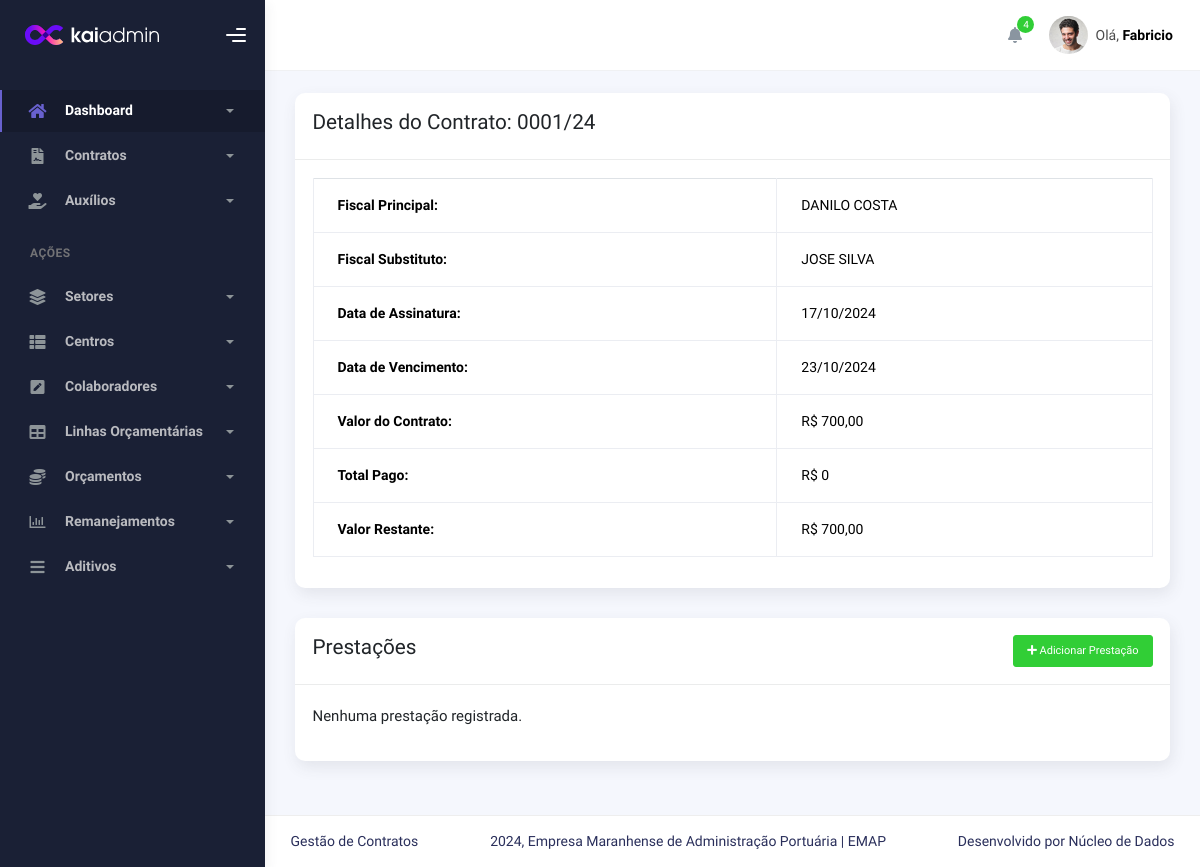
The app's page /contratos/contrato/3/, older data.
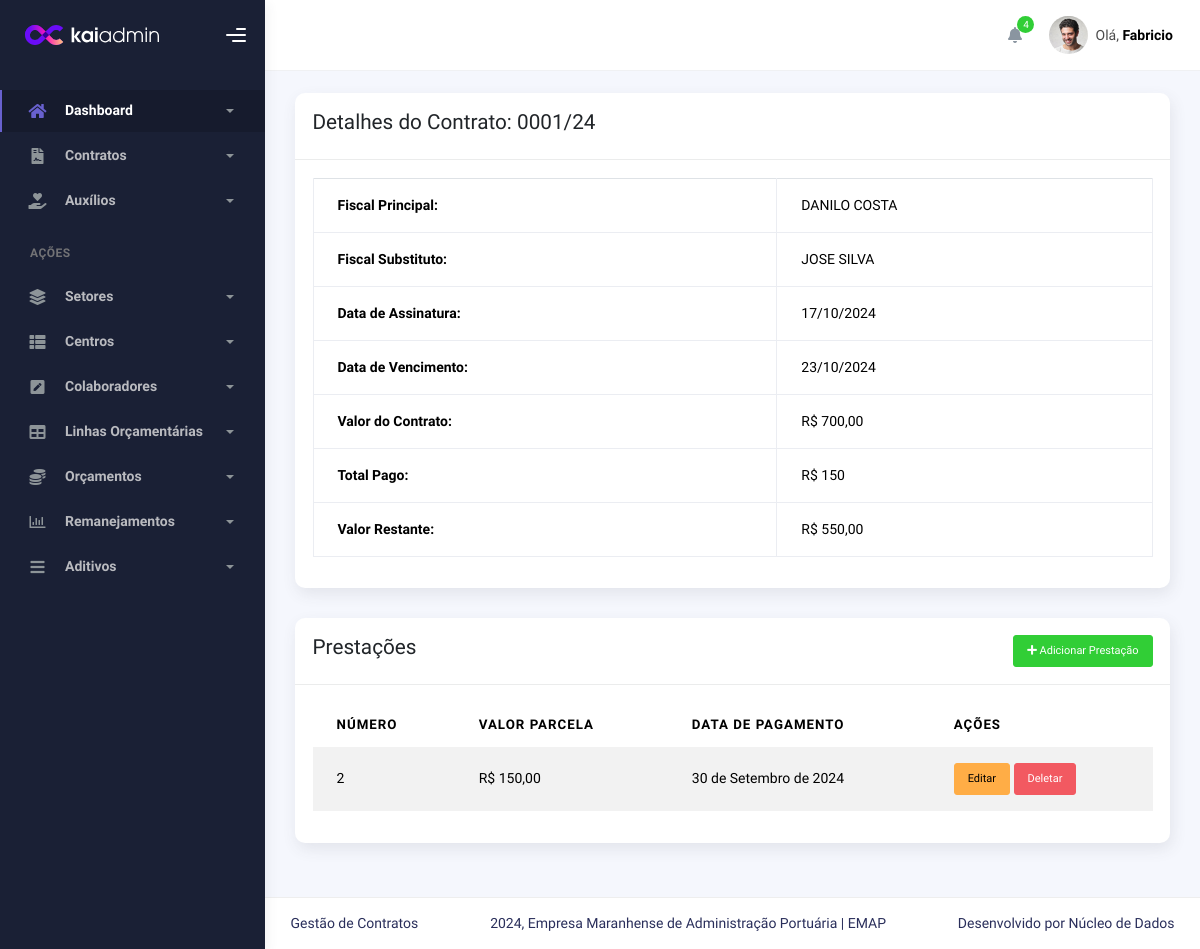
The same page, newer data.
### contract/models.py (models this page shows, shortened)
class Prestacao(models.Model):
    contrato = models.ForeignKey('Contrato', on_delete=models.CASCADE)
    numero_parcela = models.PositiveIntegerField(editable=False)  # O número da parcela será gerado automaticamente
    valor_parcela = models.DecimalField(max_digits=10, decimal_places=2, validators=[MinValueValidator(0.01)])
    data_pagamento = models.DateField(null=True, blank=True)

### contract/views.py (the view)
# urls.py: path('contrato/<int:pk>/', ContratoDetailView.as_view(), name='contrato_detail'),
class ContratoDetailView(DetailView):
    model = Contrato
    template_name = 'contratos/contrato_detail.html'
    context_object_name = 'contrato'
    def get_context_data(self, **kwargs):
        context = super().get_context_data(**kwargs)
        prestacoes = Prestacao.objects.filter(contrato=self.object)
        total_pago = prestacoes.aggregate(total=Sum('valor_parcela'))['total'] or 0
        valor_restante = self.object.valor_contrato - total_pago
        context['prestações'] = prestacoes
        context['total_pago'] = total_pago
        context['valor_restante'] = valor_restante
        return context

### contract/models.py (called while the page is built)
    def __str__(self):
        return self.nome_completo or "Colaborador sem Nome"

### contract/templates/contratos/contrato_detail.html
{% extends 'index.html' %}
{% block 'conteudo' %}
<div class="container">
  <div class="page-inner">
    <div class="row">
      <div class="col-md-12">
        <div class="card">
          <div class="card-header">
            <h4>Detalhes do Contrato: {{ contrato.numero_protocolo }}</h4>
          </div>
          <div class="card-body">
            <table class="table table-bordered">
              <tr>
                <th>Fiscal Principal:</th>
                <td>{{ contrato.fiscal_principal }}</td>
              </tr>
              <tr>
                <th>Fiscal Substituto:</th>
                <td>{{ contrato.fiscal_substituto }}</td>
              </tr>
              <tr>
                <th>Data de Assinatura:</th>
                <td>{{ contrato.data_assinatura|date:"d/m/Y" }}</td>
              </tr>
              <tr>
                <th>Data de Vencimento:</th>
                <td>{{ contrato.data_vencimento|date:"d/m/Y" }}</td>
              </tr>
              <tr>
                <th>Valor do Contrato:</th>
                <td>R$ {{ contrato.valor_contrato }}</td>
              </tr>
              <tr>
                <th>Total Pago:</th>
                <td>R$ {{ total_pago }}</td>
              </tr>
              <tr>
                <th>Valor Restante:</th>
                <td>R$ {{ valor_restante }}</td>
              </tr>
            </table>
          </div>
        </div>
        <div class="card mt-4">
          <div class="card-header d-flex justify-content-between align-items-center">
            <h4>Prestações</h4>
            <a href="{% url 'adicionar_prestacao' contrato.pk %}" class="btn btn-success btn-sm">
              <i class="fas fa-plus"></i> Adicionar Prestação
            </a>
          </div>
          <div class="card-body">
            {% if prestações %}
            <table class="table table-striped">
              <thead>
                <tr>
                  <th>Número</th>
                  <th>Valor Parcela</th>
                  <th>Data de Pagamento</th>
                  <th>Ações</th>
                </tr>
              </thead>
              <tbody>
                {% for prestacao in prestações %}
                <tr>
                  <td>{{ prestacao.numero_parcela }}</td>
                  <td>R$ {{ prestacao.valor_parcela }}</td>
                  <td>{{ prestacao.data_pagamento|default_if_none:"-" }}</td>
                  <td>
                    <a href="{% url 'editar_prestacao' prestacao.pk %}" class="btn btn-warning btn-sm">Editar</a>
                    <a href="{% url 'deletar_prestacao' prestacao.pk %}" class="btn btn-danger btn-sm" onclick="return confirm('Tem certeza que deseja deletar esta prestação?');">Deletar</a>
                  </td>
                </tr>
                {% endfor %}
              </tbody>
            </table>
            {% else %}
            <p>Nenhuma prestação registrada.</p>
            {% endif %}
          </div>
        </div>
      </div>
    </div>
  </div>
</div>
{% endblock %}

Row changes from the older to the newer data that the page shows:
added Prestacao: numero_parcela "2", valor_parcela "150,00", data_pagamento "30 de Setembro de 2024"
Text that changed along with them:
{{ total_pago }}: "0" → "150"
{{ valor_restante }}: "700,00" → "550,00"
text no longer shown: "Nenhuma prestação registrada."
text now shown: "NÚMERO VALOR PARCELA DATA DE PAGAMENTO AÇÕES"
